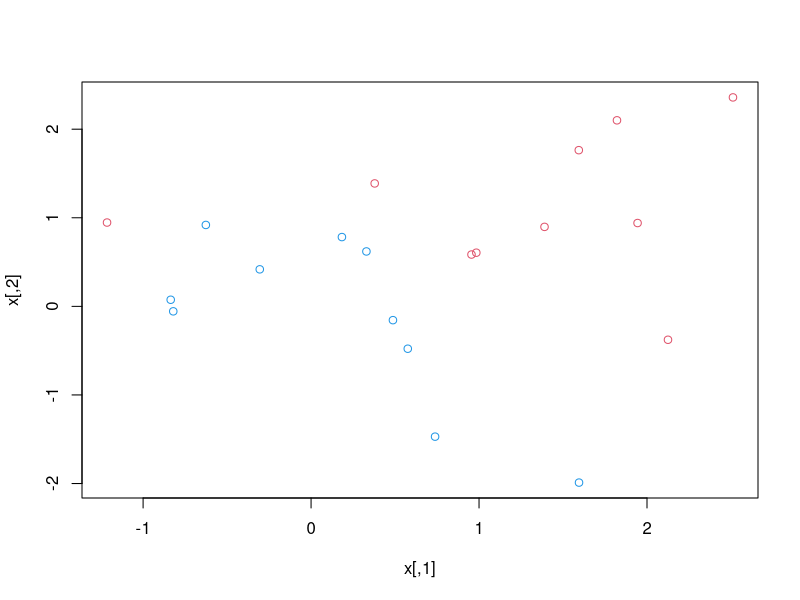
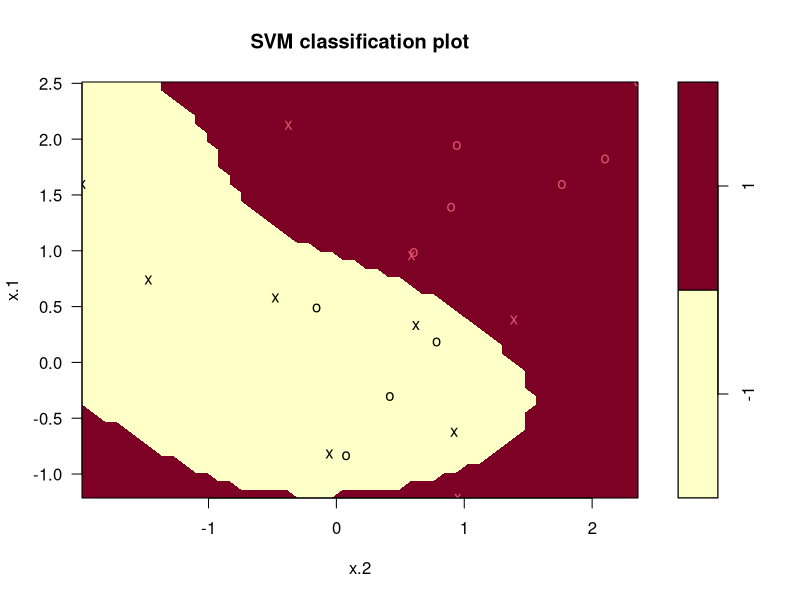
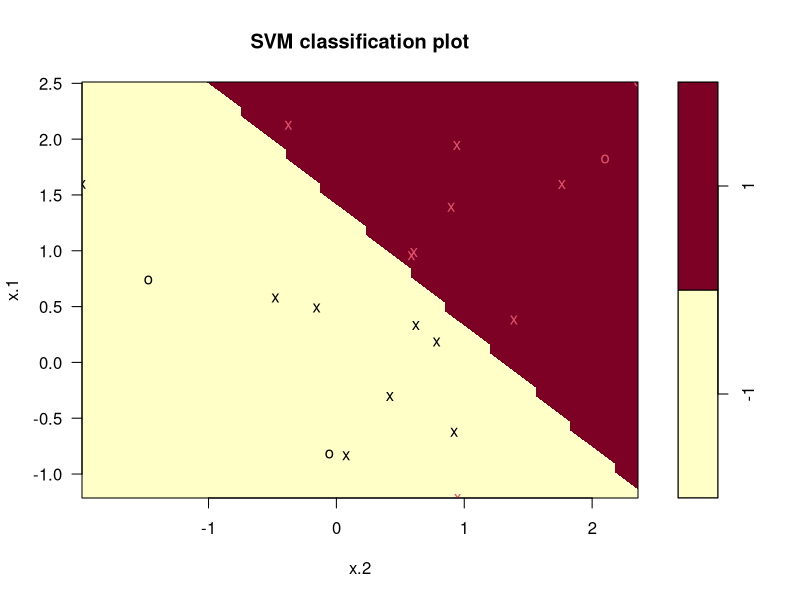
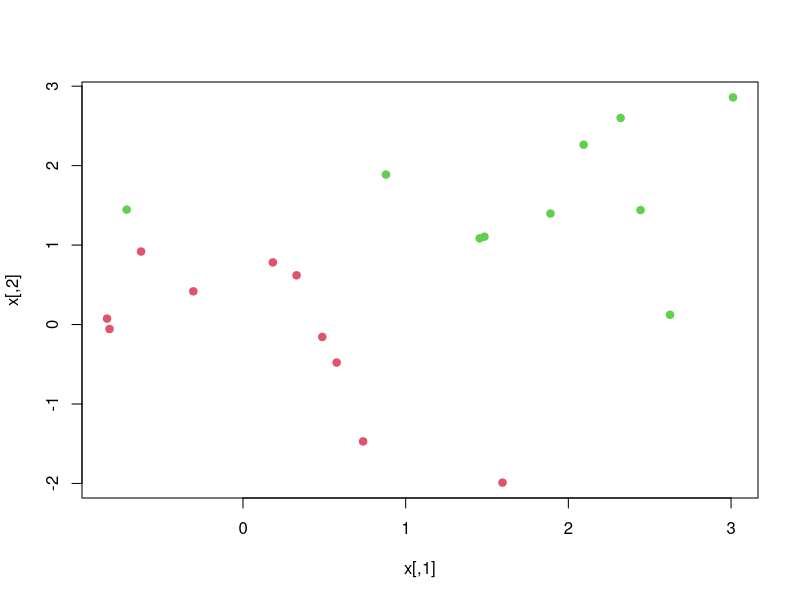
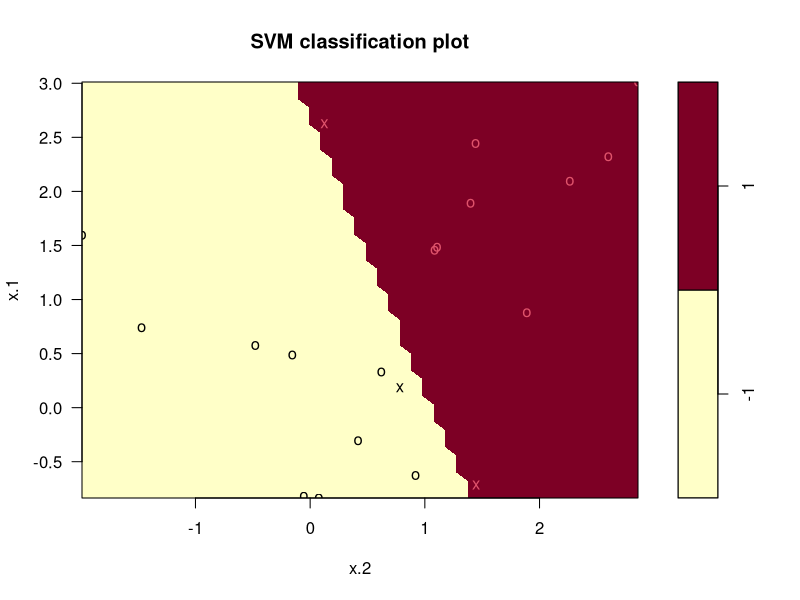
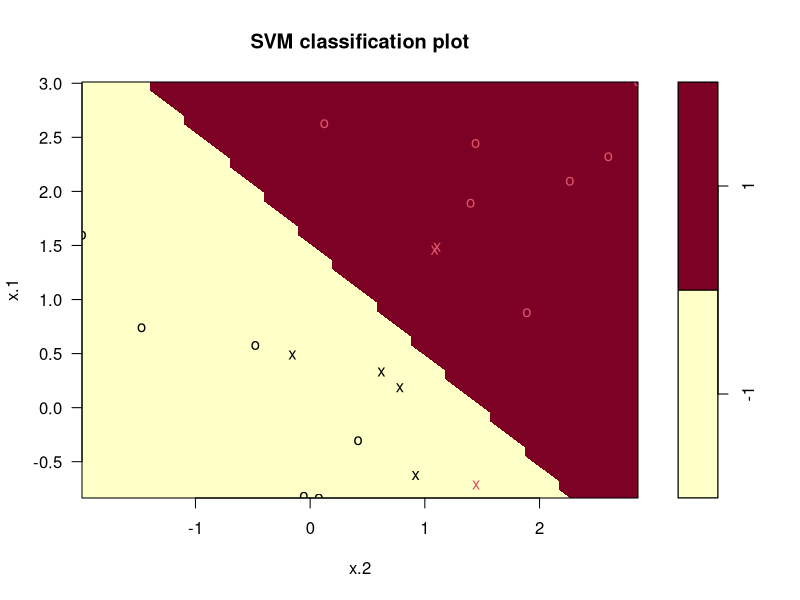

These figures' R source, in order:
# Maximal Margin Classifier
# Support Vector Classifier: natural approach for classification in the two-class setting, if the boundary between the two classes is linear
# Support Vector Machine: An extension of the support vector classifier that results from enlarging the feature space in a specific way using kernels
library(e1071) # LiblineaR for very large linear problems
# svm() function can be used to fit a support vector classifier when argument kernel="linear"
# cost argument allows to specify cost of a violation to the margin
set.seed(1)
x=matrix(rnorm(20*2),ncol=2)
y=c(rep(-1,10),rep(1,10))
x[y==1,]=x[y==1,]+1

# check whether the classes are linearly separable
plot(x,col=(3-y)) # color = 3-y
dat = data.frame(x=x,y=as.factor(y))
library(e1071)
svmfit = svm(y~.,data=dat, kernal="linear",cost=10,scale=F) # scale=F tells svm not to scale each feature to have mean 0 and sd 1
plot(svmfit,dat)
# support vectors
svmfit$index

summary(svmfit)

# try a smaller value of the cost parameter
svmfit = svm(y~.,data=dat,kernel="linear",cost=0.1,scale=F)
plot(svmfit,dat)
svmfit$index
# the svm() function does not explicitly output the coefficients of the linear decision boundary obtained when the support vector classifier is fit, nor does it output the width of the margin.
# tune() performs cross-validation
set.seed(1)
tune.out = tune(svm,y~.,data=dat,kernel="linear",ranges=(list(cost=c(0.001,0.01,0.1,1,5,10,100))))
summary(tune.out)
# best performance when cost=0.1
bestmod = tune.out$best.model
summary(bestmod)

# generate test data
xtest = matrix(rnorm(20*2),ncol=2)
ytest = sample(c(-1,1),20,rep=T)
xtest[ytest==1,]=xtest[ytest==1,]+1
testdat = data.frame(x=xtest,y=as.factor(ytest))

ypred = predict(bestmod,testdat)
table(predict=ypred,truth=testdat$y)

# when cost is 0.01
svmfit=svm(y~.,data=dat,kernel="linear",cost=0.01,scale=F)
ypred=predict(svmfit,testdat)
table(predict=ypred,truth=testdat$y)


# Consider a situation in which the two classes are linearly separable
x[y==1,]=x[y==1,]+0.5
plot(x,col=(y+5)/2,pch=19)
dat = data.frame(x=x,y=as.factor(y))
svmfit = svm(y~.,data=dat,kernel="linear",cost=1e5)
summary(svmfit)
plot(svmfit,dat)
svmfit$index
# cost = 1
svmfit = svm(y~.,data=dat,kernel="linear",cost=1)
summary(svmfit)
plot(svmfit,dat)
svmfit$index










